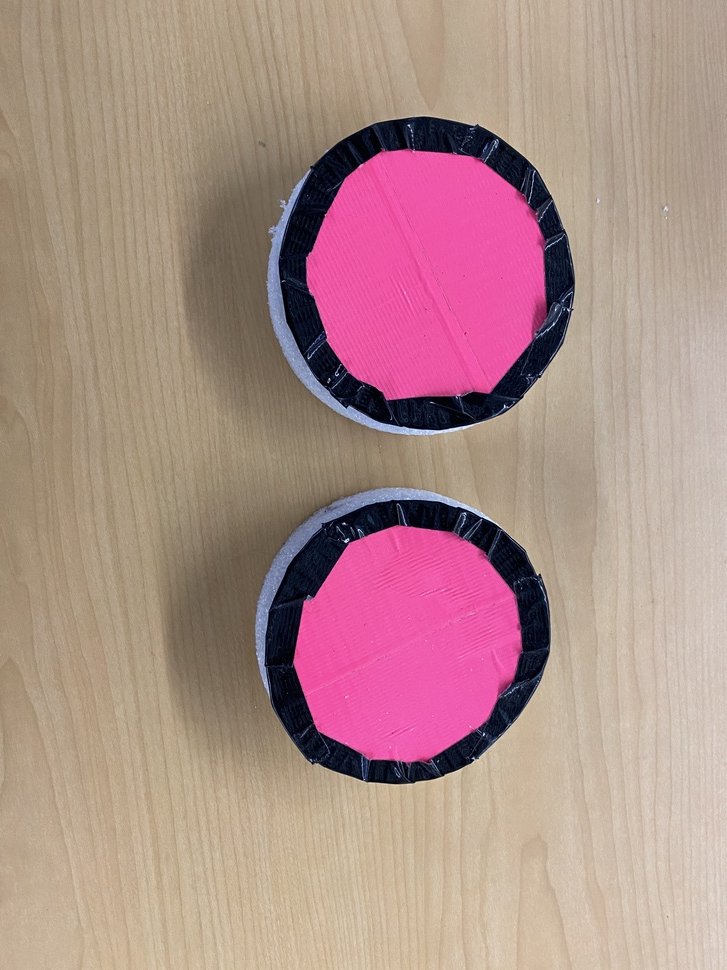
#> input picture first.jpg, 727 x 970 px, shrunk from 3024 x 4032 before the run, given in place of long.mp4, which was not available
$ python filter.py
#> lines starting #> are read from the running program, lines starting #| are printed output that depends on the picture; after the words box and inside, x2 and y2 are one past the last pixel; in counts of white or black regions, pixels touching at a corner belong together; pictures that were not available may be replaced by others from this repository, and a replacement may not be noted
import cv2
import numpy as np


def main():
    cap = cv2.VideoCapture('photos/long.mp4')

    if cap.isOpened():
        ret, frame = cap.read()
#> frame is the input picture: shape (970, 727, 3); mean B, G, R 136.8, 141.8, 173.9
    else:
        ret = False

    while ret:

        ret, frame = cap.read()

        hsv = cv2.cvtColor(frame, cv2.COLOR_BGR2HSV)
#> hsv: shape (970, 727, 3); mean H, S, V 42.9, 77, 175.9

        # Green Color BGR
        #        low = np.array([40, 50, 50])
        #        high = np.array([80, 255, 255])


        # Red Color
        low = np.array([140, 150, 0])
        high = np.array([180, 255, 255])

        # Blue Color
        #        low = np.array([100, 50, 50])
        #        high = np.array([140, 255, 255])


        image_mask = cv2.inRange(hsv, low, high)
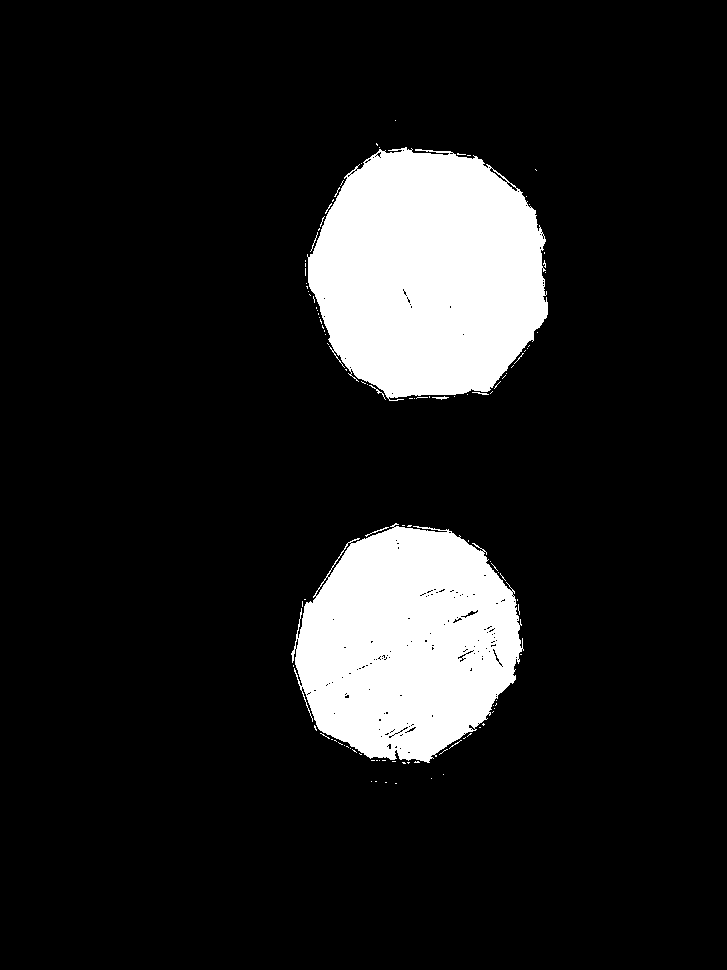
#> image_mask: shape (970, 727); 12.4% white; 109 white regions (102 under 20 px), largest, box (x1, y1, x2, y2) and area: (307, 147, 548, 401) 46795, (291, 523, 524, 763) 40063, (365, 527, 389, 537) 34

        output = cv2.bitwise_and(frame, frame, mask=image_mask)
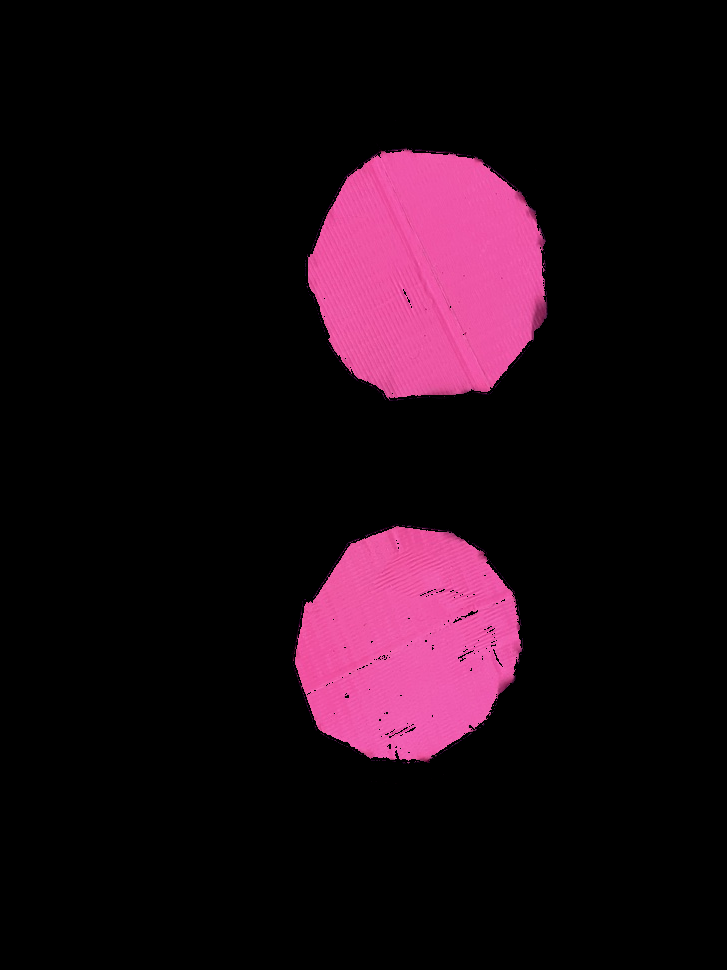
#> output: shape (970, 727, 3); mean B, G, R 20.2, 10.6, 29

        cv2.imshow("Image mask", image_mask)
        cv2.imshow("Original Webcam Feed", frame)
        cv2.imshow("Color Tracking", output)
        if cv2.waitKey(1) == 27:  # exit on ESC
#> (key Esc is pressed here)
            break

    cv2.destroyAllWindows()
    cap.release()


if __name__ == "__main__":
    main()
